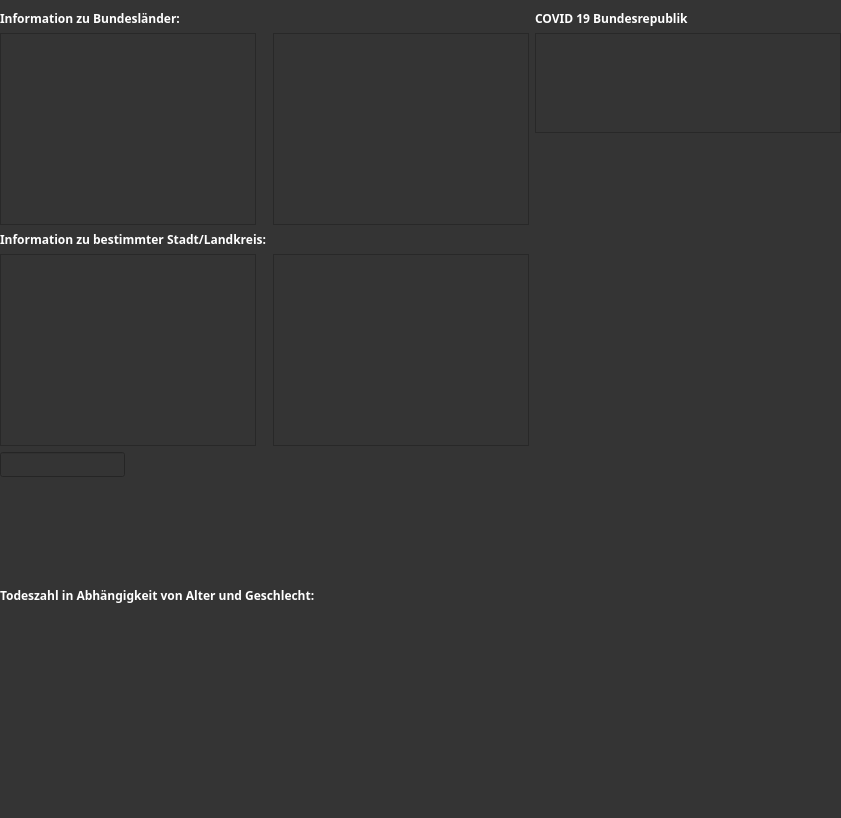
<?xml version="1.0" encoding="UTF-8"?>
<ui version="4.0">
 <class>Form</class>
 <widget class="QWidget" name="Form">
  <property name="geometry">
   <rect>
    <x>0</x>
    <y>0</y>
    <width>841</width>
    <height>818</height>
   </rect>
  </property>
  <property name="font">
   <font>
    <family>Sans</family>
    <weight>75</weight>
    <italic>false</italic>
    <bold>true</bold>
   </font>
  </property>
  <property name="windowTitle">
   <string>Corona Information</string>
  </property>
  <property name="windowIcon">
   <iconset theme="corona">
    <normaloff>.</normaloff>.</iconset>
  </property>
  <property name="autoFillBackground">
   <bool>false</bool>
  </property>
  <property name="styleSheet">
   <string notr="true">color: rgb(255, 255, 255);
background-color: rgb(52, 52, 52)
</string>
  </property>
  <widget class="QWidget" name="formLayoutWidget">
   <property name="geometry">
    <rect>
     <x>0</x>
     <y>10</y>
     <width>841</width>
     <height>761</height>
    </rect>
   </property>
   <layout class="QFormLayout" name="hintergrund_grid">
    <item row="1" column="0">
     <layout class="QFormLayout" name="formLayout_2">
      <item row="0" column="0">
       <widget class="QLabel" name="bundes_label">
        <property name="text">
         <string>Information zu Bundesländer:</string>
        </property>
       </widget>
      </item>
      <item row="1" column="0">
       <widget class="QListWidget" name="bundesland_wahl"/>
      </item>
      <item row="1" column="1">
       <widget class="QTableWidget" name="data_bundesland">
        <property name="styleSheet">
         <string notr="true">color: rgb(255, 255, 255); background-color:rgb(52, 52, 52)</string>
        </property>
       </widget>
      </item>
      <item row="3" column="0">
       <widget class="QLabel" name="stadt_label">
        <property name="text">
         <string>Information zu bestimmter Stadt/Landkreis:</string>
        </property>
       </widget>
      </item>
      <item row="4" column="0">
       <widget class="QListWidget" name="stadt_wahl">
        <property name="minimumSize">
         <size>
          <width>200</width>
          <height>0</height>
         </size>
        </property>
       </widget>
      </item>
      <item row="4" column="1">
       <widget class="QTableWidget" name="data_stadt">
        <property name="styleSheet">
         <string notr="true">color: rgb(255, 255, 255); background-color:rgb(52, 52, 52)</string>
        </property>
       </widget>
      </item>
      <item row="5" column="0">
       <widget class="QLineEdit" name="county_input">
        <property name="styleSheet">
         <string notr="true">color: rgb(255, 255, 255); background-color:rgb(52, 52, 52)</string>
        </property>
       </widget>
      </item>
     </layout>
    </item>
    <item row="1" column="1">
     <layout class="QVBoxLayout" name="verticalLayout">
      <item>
       <widget class="QLabel" name="bundesinfo_label">
        <property name="maximumSize">
         <size>
          <width>16777215</width>
          <height>17</height>
         </size>
        </property>
        <property name="text">
         <string>COVID 19 Bundesrepublik</string>
        </property>
       </widget>
      </item>
      <item>
       <widget class="QTableWidget" name="gesamt_data">
        <property name="maximumSize">
         <size>
          <width>16777215</width>
          <height>100</height>
         </size>
        </property>
        <property name="showGrid">
         <bool>false</bool>
        </property>
        <property name="cornerButtonEnabled">
         <bool>false</bool>
        </property>
       </widget>
      </item>
     </layout>
    </item>
    <item row="2" column="0">
     <layout class="QHBoxLayout" name="horizontalLayout_3"/>
    </item>
    <item row="3" column="0">
     <widget class="QLabel" name="graphik_titel">
      <property name="text">
       <string>Todeszahl in Abhängigkeit von Alter und Geschlecht:</string>
      </property>
     </widget>
    </item>
    <item row="4" column="1">
     <widget class="QLabel" name="label">
      <property name="minimumSize">
       <size>
        <width>60</width>
        <height>40</height>
       </size>
      </property>
      <property name="maximumSize">
       <size>
        <width>255</width>
        <height>255</height>
       </size>
      </property>
      <property name="text">
       <string/>
      </property>
      <property name="pixmap">
       <pixmap>corona.png</pixmap>
      </property>
      <property name="scaledContents">
       <bool>true</bool>
      </property>
      <property name="alignment">
       <set>Qt::AlignBottom|Qt::AlignRight|Qt::AlignTrailing</set>
      </property>
     </widget>
    </item>
   </layout>
  </widget>
 </widget>
 <resources/>
 <connections/>
</ui>
